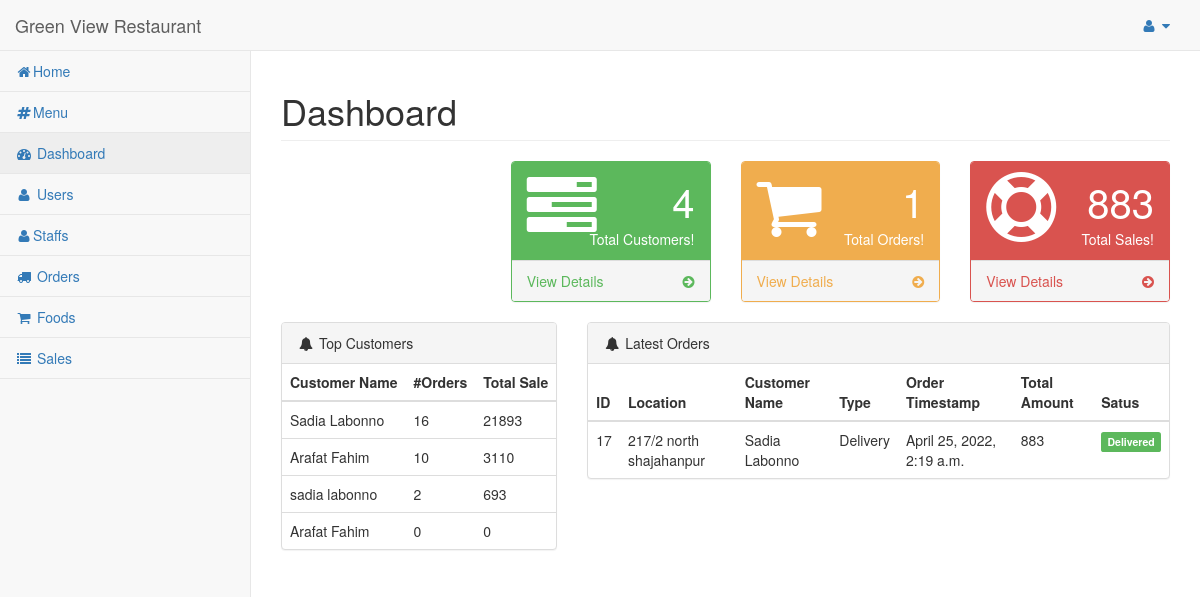
Page /dashboard/admin/ (signed in) on the earlier database version.
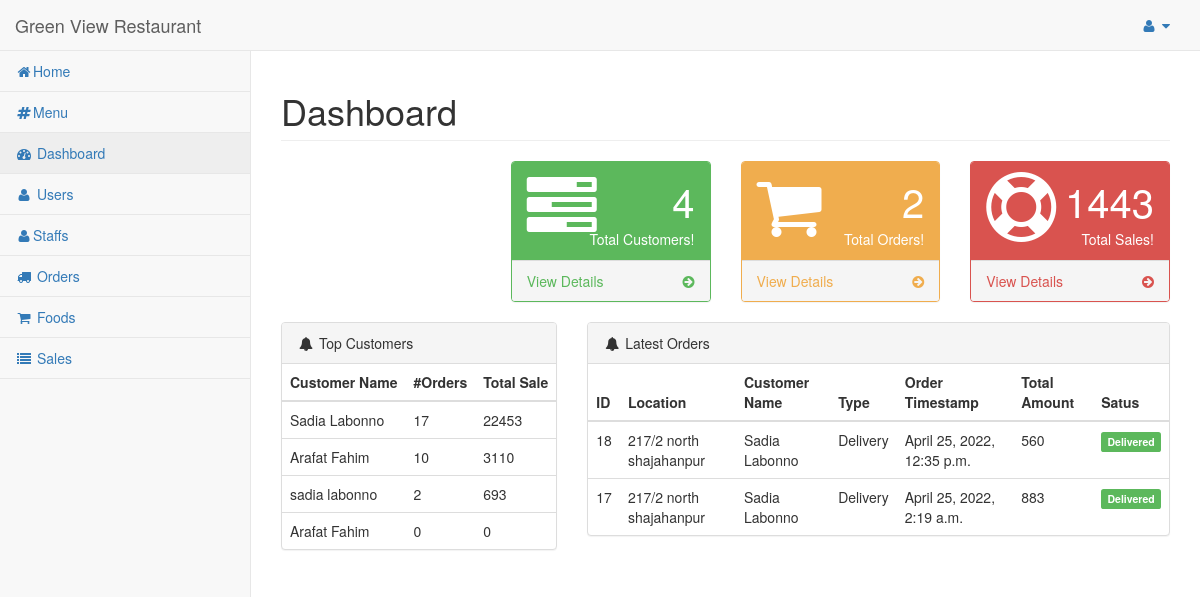
Same page on the later database version.
### hotel/models.py (models this page shows, shortened)
class Customer(models.Model):
    pending = 'Pending'
    verified = 'Verified'
    STATUS = (
        (pending, pending),
        (verified, verified),
    )
    customer = models.ForeignKey(User, on_delete=models.CASCADE)
    address = models.TextField()
    referal_code = models.CharField(max_length=10)
    contact = models.CharField(max_length=10)
    orders = models.IntegerField(default=0)
    total_sale = models.IntegerField(default=0)
    status = models.CharField(max_length=50, choices=STATUS)

class Order(models.Model):
    pending = 'Pending'
    completed = 'Completed'
    STATUS = (
        (pending, pending),
        (completed, completed),
    )
    cod = 'Cash On Delivery'
    card = 'Card Payment'
    bkash = 'Bkash Payment'
    PAYMENT = (
        (cod, cod),
        (card, card),
        (bkash, bkash),
    )
    pickup = 'PickUp'
    delivery = 'Delivery'
    TYPE = (
        (pickup, pickup),
        (delivery, delivery),
    )
    customer = models.ForeignKey(Customer, on_delete=models.CASCADE)
    order_timestamp = models.DateTimeField(auto_now_add=True)
    delivery_timestamp = models.DateTimeField(auto_now=True)
    food_items = models.TextField(null=True)
    payment_status = models.CharField(max_length=100, choices=STATUS)
    delivery_status = models.CharField(max_length=100, choices=STATUS)
    if_cancelled = models.BooleanField(default=False)
    total_amount = models.IntegerField(blank=True, null=True)
    payment_method = models.CharField(max_length=100, choices=PAYMENT)
    location = models.CharField(max_length=200, blank=True, null=True)
    delivery_boy = models.ForeignKey(Staff, on_delete=models.CASCADE, null=True, blank=True)

### hotel/views.py (the view)
# urls.py: url(r'^dashboard/admin/$', views.dashboard_admin, name='dashboard_admin'),
@login_required
@staff_member_required
def dashboard_admin(request):
    comments = Comment.objects.count()
    orders = Order.objects.count()
    customers = Customer.objects.count()
    completed_orders = Order.objects.filter(payment_status="Completed")
    top_customers = Customer.objects.filter().order_by('-total_sale')
    latest_orders = Order.objects.filter().order_by('-order_timestamp')
    datas = Data.objects.filter().order_by('date')
    sales = 0
    for order in completed_orders:
        sales += order.total_amount
    context = {
        'comments': comments,
        'orders': orders,
        'customers': customers,
        'sales': sales,
        'top_customers': top_customers,
        'latest_orders': latest_orders,
        'datas': datas,
    }
    return render(request, 'admin_temp/index.html', context)

### hotel/templates/admin_temp/index.html (shortened to what the changed rows need)
{% load static %}
{% include "includes/base.html" %}
{% block main %}
<div id="page-wrapper">
    <div class="row">
        <div class="col-lg-12">
            <h1 class="page-header">Dashboard</h1>
        </div>
    </div>
    <div class="row">
        <div class="col-lg-3 col-md-6">
            <div class="panel panel-yellow">
                <div class="panel-heading">
                    <div class="row">
                        <div class="col-xs-9 text-right">
                            <div class="huge">{{orders}}</div>
                            <div>Total Orders!</div>
                        </div>
                    </div>
                </div>
            </div>
        </div>
        <div class="col-lg-3 col-md-6">
            <div class="panel panel-red">
                <div class="panel-heading">
                    <div class="row">
                        <div class="col-xs-9 text-right">
                            <div class="huge">{{sales}}</div>
                            <div>Total Sales!</div>
                        </div>
                    </div>
                </div>
            </div>
        </div>
    </div>
            <div class="row">
                <div class="col-lg-4">
                    <div class="panel panel-default">
                        <table class="table">
                          <thead>
                            <tr>
                              <th scope="col">Customer Name</th>
                              <th scope="col">#Orders</th>
                              <th scope="col">Total Sale</th>
                            </tr>
                          </thead>
                          <tbody>
                            {% for customer in top_customers %}
                            <tr>
                              <td>{{customer.customer.first_name}} {{customer.customer.last_name}}</td>
                              <td>{{customer.orders}}</td>
                              <td>{{customer.total_sale}}</td>
                            </tr>
                            {% endfor %}
                          </tbody>
                        </table>
                    </div>
                </div>
                <div class="col-lg-8">
                    <div class="panel panel-default">
                        <table class="table">
                          <thead>
                            <tr>
                              <th scope="col">ID</th>
                              <th scope="col">Location</th>
                              <th scope="col">Customer Name</th>
                              <th scope="col">Type</th>
                              <th scope="col">Order Timestamp</th>
                              <th scope="col">Total Amount</th>
                              <th scope="col">Satus</th>
                            </tr>
                          </thead>
                          <tbody>
                            {% for order in latest_orders %}
                            <tr>
                              <td>{{order.id}}</td>
                              <td>{{order.location}}</td>
                              <td>{{order.customer.customer.first_name}} {{order.customer.customer.last_name}}</td>
                              <td>Delivery</td>
                              <td>{{order.order_timestamp}}</td>
                              <td>{{order.total_amount}}</td>
                              <td>
                                  {% if order.delivery_status == "Completed" %}
                                    <span class="label label-success">Delivered</span>
                                  {% elif order.delivery_status == "Processing" %}
                                    <span class="label label-warning">Processing</span>
                                  {% else %}
                                    <span class="label label-danger">Pending</span>
                                  {% endif %}
                              </td>
                            </tr>
                            {% endfor %}
                          </tbody>
                        </table>
                    </div>
                </div>
            </div>
        </div>
{% endblock %}
{% include "includes/scripts.html" %}

Differences in the rows shown:
changed Customer "Sadia": orders "16" → "17"; total_sale "21893" → "22453"
added Order: id "18", location "217/2 north shajahanpur", customer.customer.first_name "Sadia", customer.customer.last_name "Labonno", order_timestamp "April 25, 2022, 12:35 p.m.", total_amount "560", delivery_status "Delivered"
Other differences:
{{ orders }}: "1" → "2"
{{ sales }}: "883" → "1443"
